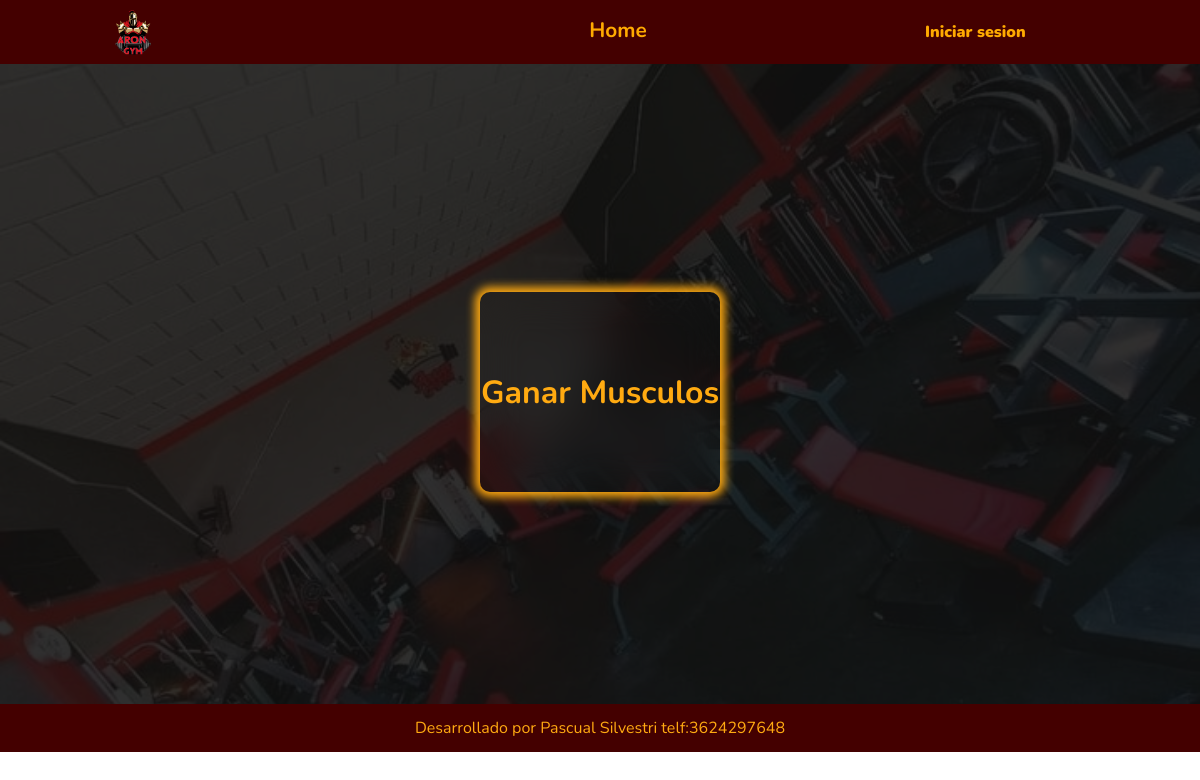
Before: /Rutinas/Rutinas/3 with the older database file.
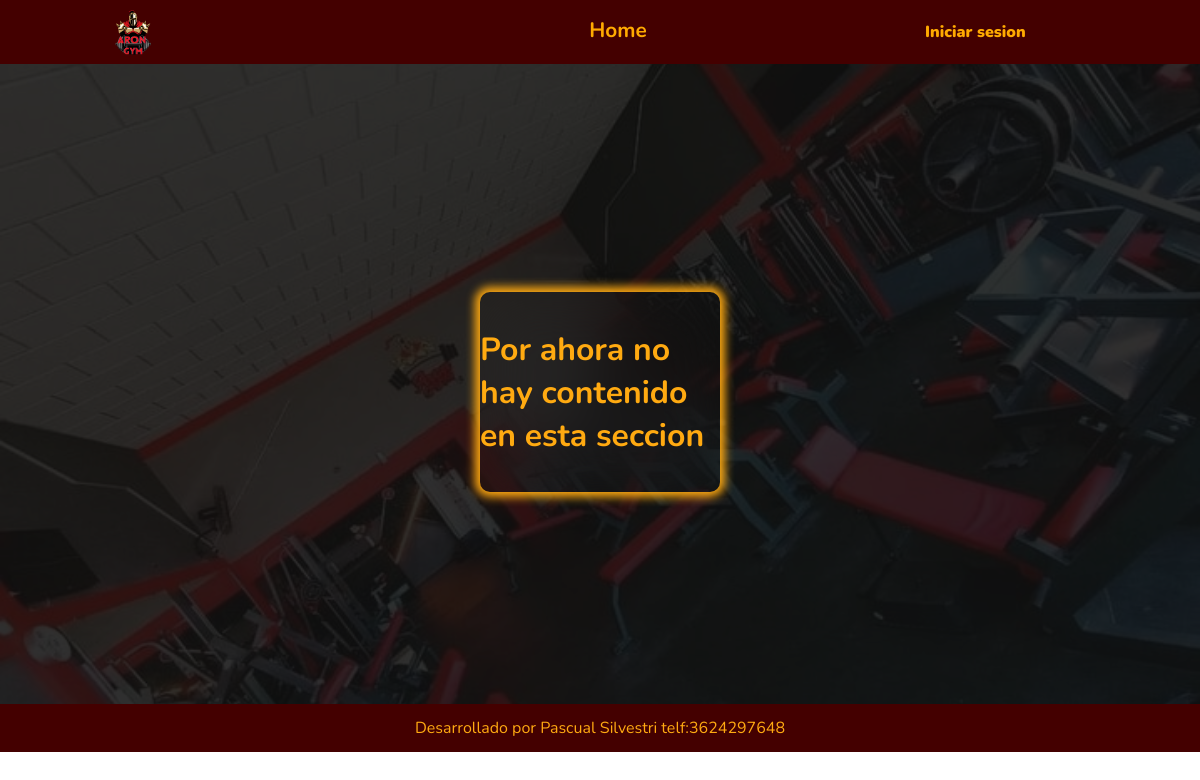
After: the same page with the newer database file.
### apps/rutinas/models.py (models this page shows, shortened)
class Rutina(models.Model):
    titulo = models.CharField(max_length = 150)
    cuerpo = models.ForeignKey(Cuerpo, on_delete = models.CASCADE)
    categoria = models.ForeignKey(Categoria, on_delete = models.CASCADE)
    descripcion = models.TextField(null=True)
    file = models.FileField(upload_to='rutinas')
    img = models.ImageField(upload_to='videos',null=True)

### apps/rutinas/views.py (the view)
# urls.py: path('Rutinas/<int:pk>', views.rutinas_all, name = 'rutinasCategoria'),
def rutinas_all(request,pk):
    rutinas = Rutina.objects.all().filter(categoria = pk)
    ban = True
    cont = 0
    for i in rutinas:
        cont +=1
    if cont == 0:
        ban = False
    context ={
        'rutinas':rutinas,
        'ban':ban
              }
    return render(request,'rutinas/rutinasCategoria.html',context)

### templates/rutinas/rutinasCategoria.html (shortened to what this page needs)
{% extends 'base.html' %}
{% load static %}
{% block contenedor %}
<div class="contenedor_rutina">
<div class="opacity"></div>
{% if ban %}
{% for i in rutinas %}
    <div class="card_rutina" >
        <a href="{{i.file.url}}" id={{i.id}}>{{i.titulo}}</a>
    </div>
{% endfor %}
{% else %}
<h1 class="card_video">Por ahora no hay contenido en esta seccion</h1>
{% endif %}
</div>
{% endblock  %}

Changed rows visible on the page:
removed Rutina: titulo "Ganar Musculos"
Other visible differences:
text now shown: "Por ahora no hay contenido en esta seccion"
